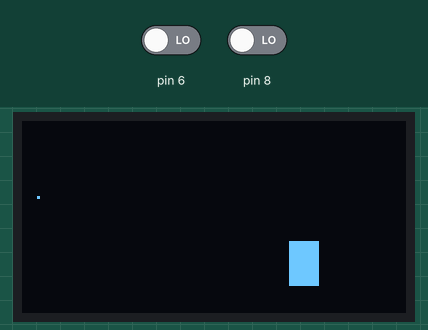
Bench run of a sketch on a simulated Arduino Uno, built with avr-gcc and run on an emulated ATmega328P. Parts: 128×64 one-colour display. The inputs (shaded band) are chosen by the test bench; at power-on: pin 6 LOW, pin 8 LOW. The display library's start-up logo is not drawn.

Above: at 5.3 s.
5.4 s: pin 6 driven HIGH
At 5.86 s:
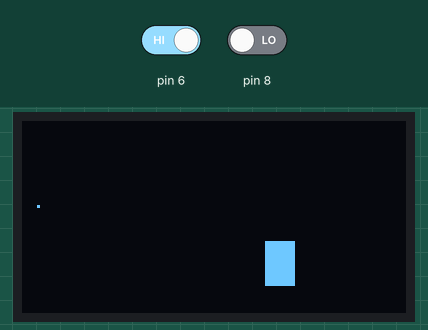
7.2 s: pin 8 driven HIGH
At 7.43 s:
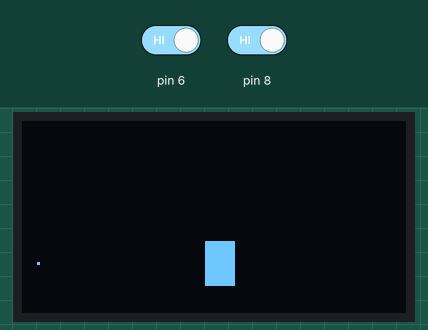
8.7 s: pin 6 driven LOW
At 9.01 s:
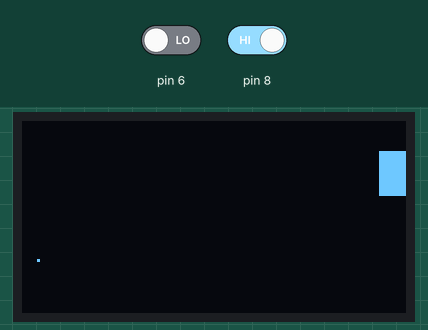
10.3 s: pin 8 driven LOW
At 10.58 s:
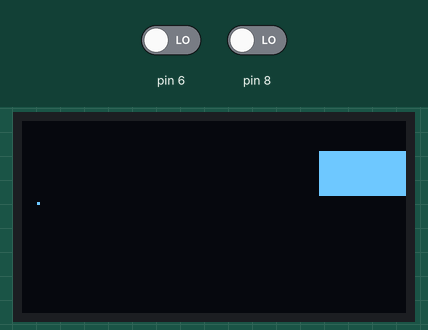
11.9 s: pin 6 driven HIGH
At 12.15 s:
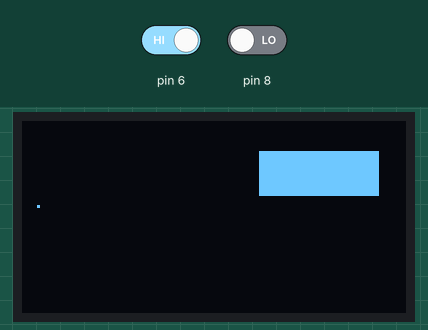
13.4 s: pin 8 driven HIGH
At 13.72 s:
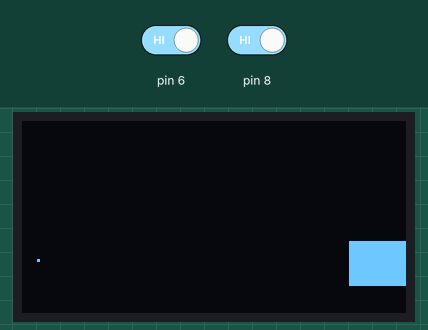
Timing chart, 0 to 16.0 s (numbered marks = the images above; inputs shaded):
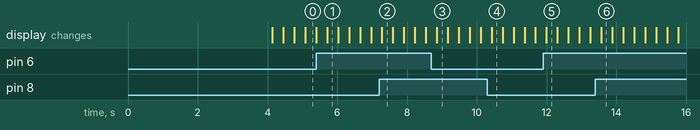

The sketch:

OLED-Game.ino
```cpp
/*
 * TME Education Ethiopia
 * www.tmeeducation.com
 * This code is proudly made by Tesfamichael Mola on Sptember 14
 * OLED Game on          *** on progress
*/


#include <SPI.h>
#include <Wire.h>
#include <Adafruit_GFX.h>
#include <Adafruit_SSD1306.h>


#define SCREEN_WIDTH 128 // OLED display width, in pixels
#define SCREEN_HEIGHT 64 // OLED display height, in pixels

// Declaration for an SSD1306 display connected to I2C (SDA, SCL pins)
#define OLED_RESET     4
// Reset pin # (or -1 if sharing Arduino reset pin)
Adafruit_SSD1306 display(SCREEN_WIDTH, SCREEN_HEIGHT, &Wire, OLED_RESET);


class Cube{

int wid;
int hght;


public:
Cube(int width, int height){

wid = width;
hght = height;

}


void Init(){

  if(!display.begin(SSD1306_SWITCHCAPVCC, 0x3C)) { // Address 0x3D for 128x64
    Serial.println(F("SSD1306 allocation failed"));
    for(;;); // Don't proceed, loop forever
  }
  // Show initial display buffer contents on the screen --
  // the library initializes this with an Adafruit splash screen.
  display.display();
  delay(2000); // Pause for 2 seconds

  // Clear the buffer
  display.clearDisplay();

  }


  void drawR(int x,int y){
    display.clearDisplay();
    display.fillRect(x,y, wid, hght, WHITE);
    display.display();
  }

  void clearS(){
    display.clearDisplay();
  }

};

bool one = true, two = true, three = false, four = false;
int posx1 = 50, posy1 = 10;
int posx2 = 100, posy2 = 40;


int posx3 = 128, posy3 = 10;
int posx4 = 128, posy4 = 40;

int pix = 5, piy = 25;

Cube cube1(20,15);
Cube cube2(10,15);
Cube cube3(40,15);
Cube cube4(50,15);


void setup() {
 cube1.Init();
 cube2.Init();
 pinMode(6, INPUT);
 pinMode(8, INPUT);
}

void loop() {
  if(piy > 0){
  display.drawPixel(pix, piy, WHITE);
  display.display();
  }

   if(digitalRead(6) == HIGH) piy++;

    if(digitalRead(8) == HIGH) piy--;

  if(one){
  cube1.drawR(posx1, posy1);
  posx1--;
  }

  if(two){
  cube2.drawR(posx2, posy2);
  posx2--;
  }

  if(three){
  cube3.drawR(posx3, posy3);
  posx3--;
  }


  if(four){
  cube4.drawR(posx4, posy4);
  posx4--;
  }


  if(posx1 == 0){
    posx1 = 128;
    three = true;
    one = false;
  }

  if(posx2 == 0){
    posx2 = 128;
    four = true;
    two = false;
  }


  if(posx3 == 0){
    posx3 = 128;
    one = true;
    three = false;
  }

  if(posx4 == 0){
    posx4 = 128;
    two = true;
    four = false;
  }


  }
```
